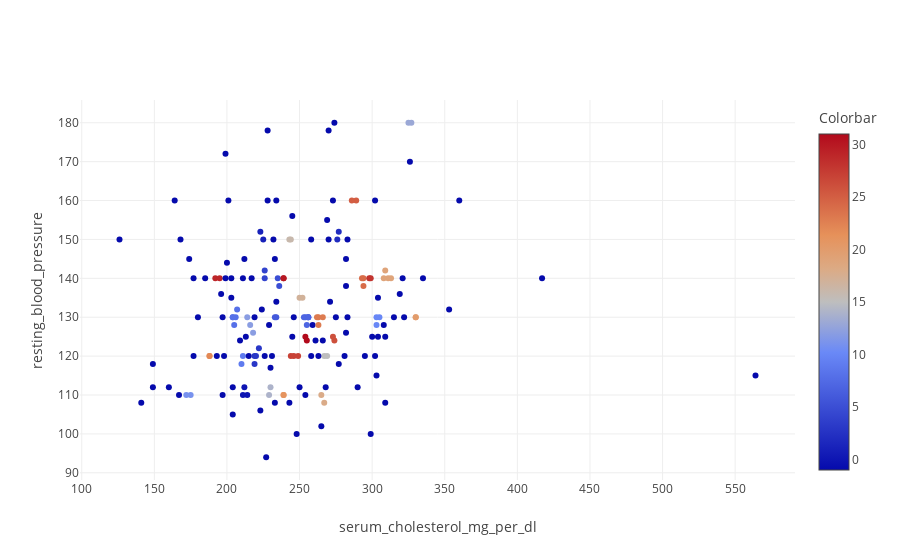

Here is the notebook cell this chart was saved with:
### Code cell
x = cluster_arr[:, 0]
y = cluster_arr[:, 1]

# col = ['#F33' if i == 1 else '#33F' for i in y_pred]

trace = [go.Scatter(
    x = x,
    y = y,
    marker = dict(
        # color = col,
        color = y_pred,
        colorscale='MAGMA',
        colorbar=dict(
            title='Labels'
        ),
    ),
    name = 'data',
    mode = 'markers',
    hoverinfo = 'text',
    text = ['x: %s<br>y: %s' % (x_i, y_i) for x_i, y_i in zip(x, y)]
)]

layout = go.Layout(
    xaxis = dict({'title': xlab}),
    yaxis = dict({'title': ylab})
)

fig = go.Figure(data=trace, layout=layout)
iplot(fig, layout)

### Figure 1 — Plotly figure (JSON) as saved in the notebook; plotly's stock layout.template omitted (floating-point values rounded to 4 significant figures; data arrays with more than 128 entries replaced by an {"elided": "..."} marker saying what was removed)
{"data": [{"hoverinfo": "text", "marker": {"color": {"elided": "180 int values"}, "colorbar": {"title": "Colorbar"}, "colorscale": "MAGMA"}, "mode": "markers", "name": "data", "text": {"elided": "180 str values"}, "type": "scatter", "x": {"elided": "180 int values"}, "y": {"elided": "180 int values"}}], "layout": {"xaxis": {"title": "serum_cholesterol_mg_per_dl"}, "yaxis": {"title": "resting_blood_pressure"}}}
